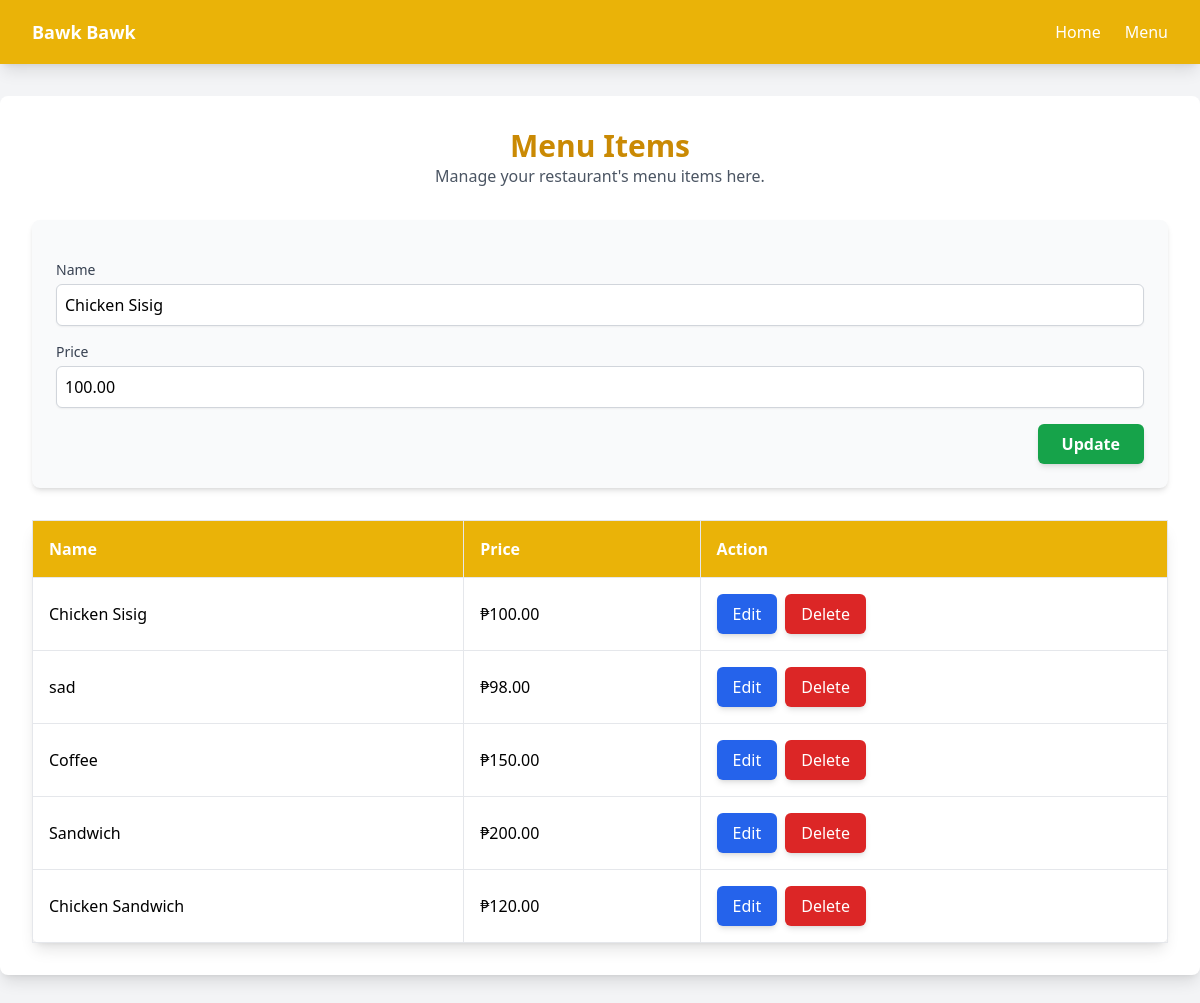
/edit-menu-item/2/, run on the app's committed database.
### sales_list/models.py (models this page shows, shortened)
class MenuItem(models.Model):
    name = models.CharField(max_length=255)
    price = models.DecimalField(max_digits=10, decimal_places=2)

### sales_list/views.py (the view, shortened to what this page needs)
# urls.py: path('edit-menu-item/<int:id>/' ,sales.editMenuItem, name='edit_menu_item'),
def editMenuItem(request, id):
    item = MenuItem.objects.get(pk=id)  # Fetch the item to be edited
    all_items = MenuItem.objects.all()  # Fetch all items for the list
    context = {
        'item_to_edit': item,
        'all_items': all_items,
    }
    return render(request, 'menulist.html', context)

### sales_list/templates/menulist.html (shortened to what this page needs)
{% extends 'base.html' %}
{% block content %}
<div class="bg-white p-8 rounded-lg shadow-lg">
    <div class="text-center mb-8">
        <h2 class="text-3xl font-bold text-yellow-600">Menu Items</h2>
        <p class="text-gray-600">Manage your restaurant's menu items here.</p>
    </div>
    <div class="bg-gray-50 p-6 rounded-lg shadow-md mb-8">
        <form method="POST" class="space-y-4">
            <div>
                <label for="name" class="block text-sm font-medium text-gray-700">Name</label>
                <input type="text" name="name" id="name" value="{{ item_to_edit.name|default:'' }}"
                    class="mt-1 block w-full p-2 border border-gray-300 rounded-md shadow-sm focus:ring-yellow-500 focus:border-yellow-500">
            </div>
            <div>
                <label for="price" class="block text-sm font-medium text-gray-700">Price</label>
                <input type="number" name="price" id="price" value="{{ item_to_edit.price|default:'' }}"
                    class="mt-1 block w-full p-2 border border-gray-300 rounded-md shadow-sm focus:ring-yellow-500 focus:border-yellow-500">
            </div>
            <div class="text-right">
                <button type="submit" class="px-6 py-2 bg-green-600 text-white font-bold rounded-md shadow-md hover:bg-green-700">
                    {% if item_to_edit %} Update {% else %} Save {% endif %}
                </button>
            </div>
        </form>
    </div>
    <div>
        <table class="min-w-full table-auto border-collapse border border-gray-200 shadow-lg rounded-lg">
            <thead class="bg-yellow-500 text-white">
                <tr>
                    <th class="border p-4 text-left">Name</th>
                    <th class="border p-4 text-left">Price</th>
                    <th class="border p-4 text-left">Action</th>
                </tr>
            </thead>
            <tbody>
                {% for item in all_items %}
                <tr class="hover:bg-yellow-100">
                    <td class="border p-4">{{ item.name }}</td>
                    <td class="border p-4">₱{{ item.price }}</td>
                    <td class="border p-4">
                        <div class="flex space-x-2">
                            <a href="{% url 'edit_menu_item' item.id %}"
                               class="px-4 py-2 bg-blue-600 text-white font-medium rounded-md shadow-md hover:bg-blue-700">Edit</a>
                            <a href="{% url 'delete_menu_item' item.id %}"
                               class="px-4 py-2 bg-red-600 text-white font-medium rounded-md shadow-md hover:bg-red-700">Delete</a>
                        </div>
                    </td>
                </tr>
                {% endfor %}
            </tbody>
        </table>
    </div>
</div>
{% endblock %}

### data on the page
MenuItem: name "Chicken Sisig", price "100.00"
MenuItem: name "sad", price "98.00"
MenuItem: name "Coffee", price "150.00"
MenuItem: name "Sandwich", price "200.00"
MenuItem: name "Chicken Sandwich", price "120.00"
